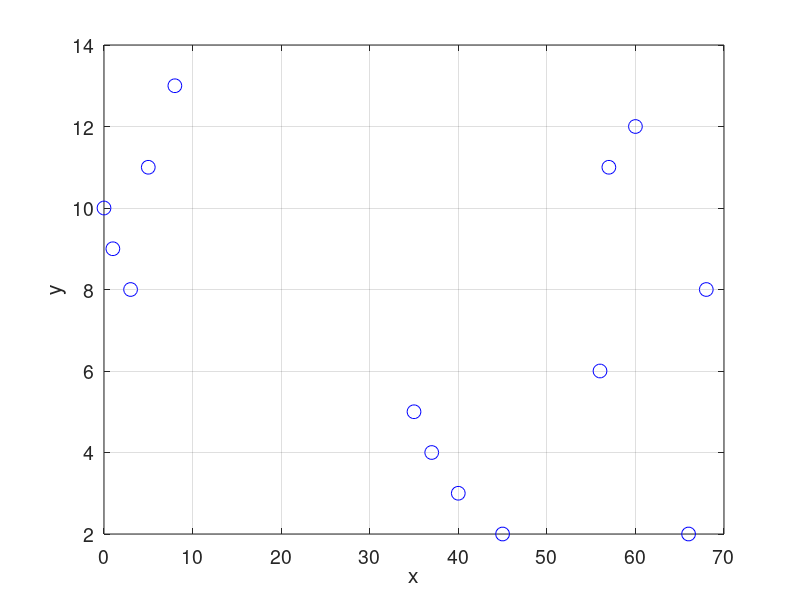

This chart was generated by the following MATLAB code: (Note: this script raises an error after producing the figure.)
% Supposedly one measures the variable x which is a function of 
% the variable y. This gives us two corresponding vectors of 
% measurements: "xData" for the x variable and "yData" for the y 
% variable. 
% To plot the measured data points, run the following block of 
% code. 

xData = [0; 1; 3; 5; 8; 35; 37; 40; 45; 56; 57; 60; 66; 68];
yData = [10; 9; 8; 11; 13; 5; 4; 3; 2; 6; 11; 12; 2; 8];
close all; figure(1); plot(xData, yData, 'bo', 'MarkerSize', 10);
xlabel('x'); ylabel('y'); set(gca, 'FontSize', 14); grid on;
clearvars; clc;   % Clearing variables and workspace is done at 
                          % or near the end of after each block of code for 
                          % the purposes of clarity of this tutorial. 


%                                           Page 1
%%%%%%%%%%%%%%%%%%%%%%%%%%%%%%%%


% Supposedly one wants to find the value of the y variable for 
% the missing integer values of the x variable in the [-5, 70] 
% interval. The ZFindFit function is a tool which can be used to 
% do just that. 
% Run the following block of code to visualize the missing values 
% of the y variable which were estimated using the ZFindFit 
% function with its default settings, i.e. without any of its various 
% optional parameters changed. 

xData = [0; 1; 3; 5; 8; 35; 37; 40; 45; 56; 57; 60; 66; 68];
yData = [10; 9; 8; 11; 13; 5; 4; 3; 2; 6; 11; 12; 2; 8];
xMissing = [-5; -4; -3; -2; -1; 2; 4; 6; 7; 9; 10; 11; 12; 13; 14; 15; ...
    16; 17; 18; 19; 20; 21; 22; 23; 24; 25; 26; 27; 28; 29; 30; 31; ...
    32; 33; 34; 36; 38; 39; 41; 42; 43; 44; 46; 47; 48; 49; 50; 51; ...
    52; 53; 54; 55; 58; 59; 61; 62; 63; 64; 65; 67; 69; ...
    70];   % The missing integer values of the x variable at which 
              % the y variable was not measured. 
yMissing = ZFindFit(xData, yData, xMissing);
close all; figure(1); hold on;
plot(xData, yData, 'bo', 'MarkerSize', 10);
plot(xMissing, yMissing, 'ro', 'MarkerSize', 10);
xlabel('x'); ylabel('y'); legend('Data points', ...
    'Points estimated using ZFindFit function');
set(gca, 'FontSize', 14); grid on; hold off;
clearvars -except xData yData xMissing yMissing; clc;


%                                           Page 2
%%%%%%%%%%%%%%%%%%%%%%%%%%%%%%%%


% With its default settings, the estimated missing values with the 
% ZFindFit function are calculated using linear interpolation 
% between the neighboring data points. 
% The estimation of the missing values can be done in three 
% ways, determined by the optional parameter "Type". The 
% possible settings of "Type" are "'A'", "'Spline'" and "'PolyFit'". 
% With the default setting "'A'", a piecewise interpolation 
% polynomial is used. The degree of the piecewise interpolation 
% polynomial can be set using the optional parameter 
% "PseudoAccuracy", the default value of which is "1" (hence 
% the linear interpolation with default settings). 
% Run the following block of code to see the impact of the 
% variation of the "PseudoAccuracy" parameter on the estimated 
% missing values of the y variable. 

xData = [0; 1; 3; 5; 8; 35; 37; 40; 45; 56; 57; 60; 66; 68];
yData = [10; 9; 8; 11; 13; 5; 4; 3; 2; 6; 11; 12; 2; 8];
xMissing = [-5; -4; -3; -2; -1; 2; 4; 6; 7; 9; 10; 11; 12; 13; 14; 15; ...
    16; 17; 18; 19; 20; 21; 22; 23; 24; 25; 26; 27; 28; 29; 30; 31; ...
    32; 33; 34; 36; 38; 39; 41; 42; 43; 44; 46; 47; 48; 49; 50; 51; ...
    52; 53; 54; 55; 58; 59; 61; 62; 63; 64; 65; 67; 69; ...
    70];   % The missing integer values of the x variable at which 
              % the y variable was not measured. 
close all;
psacc = 1;
yMissing1 = ZFindFit(xData, yData, xMissing, ...
    'PseudoAccuracy', psacc);   % PseudoAccuracy paramater 
                                                    % set to 1. 
figure(1); hold on;
plot(xData, yData, 'bo', 'MarkerSize', 10);
plot(xMissing, yMissing1, 'ro', 'MarkerSize', 10);
xlabel('x'); ylabel('y'); legend('Data points', ...
    'Points estimated using ZFindFit function');
set(gca, 'FontSize', 14); grid on; hold off;
title('"PseudoAccuracy" == "1"');
psacc = 2;
yMissing2 = ZFindFit(xData, yData, xMissing, ...
    'PseudoAccuracy', psacc);   % PseudoAccuracy paramater 
                                                    % set to 2. 
figure(2); hold on;
plot(xData, yData, 'bo', 'MarkerSize', 10);
plot(xMissing, yMissing2, 'ro', 'MarkerSize', 10);
xlabel('x'); ylabel('y'); legend('Data points', ...
    'Points estimated using ZFindFit function');
set(gca, 'FontSize', 14); grid on; hold off;
title('"PseudoAccuracy" == "2"');
psacc = 3;
yMissing3 = ZFindFit(xData, yData, xMissing, ...
    'PseudoAccuracy', psacc);   % PseudoAccuracy paramater 
                                                    % set to 3. 
figure(3); hold on;
plot(xData, yData, 'bo', 'MarkerSize', 10);
plot(xMissing, yMissing3, 'ro', 'MarkerSize', 10);
xlabel('x'); ylabel('y'); legend('Data points', ...
    'Points estimated using ZFindFit function');
set(gca, 'FontSize', 14); grid on; hold off;
title('"PseudoAccuracy" == "3"');
clearvars -except xData yData xMissing ...
    yMissing1 yMissing2 yMissing3; clc;


%                                           Page 3
%%%%%%%%%%%%%%%%%%%%%%%%%%%%%%%%


% With the "'A'" setting of the "Type" optional parameter, in 
% addition to the "PseudoAccuracy" optional parameter, the 
% "Mode" optional parameter can also be set. The possible 
% settings are either "0", "1", and "2", the default being "1". The 
% setting of the "Mode" parameter determines the method by 
% which the data points are selected and the boundaries are 
% calculated for each of the interpolation polynomials of the 
% piecewise interpolation polynomial function. 
% Generally, the variation of the "Mode" parameter only has an 
% impact when the data points are highly unequally spaced along 
% the abscissa coordinate, as is indeed the case with the 
% example presented in this tutorial. For further information, the 
% documentation of the ZFindFit function and its subfunctions 
% should be referred to. 
% Run the following block of code to see the impact of the 
% variation of the "Mode" parameter on the estimated values of 
% the y variable. The "PseudoAccuracy" parameter is set to "3" 
% for all cases. 

xData = [0; 1; 3; 5; 8; 35; 37; 40; 45; 56; 57; 60; 66; 68];
yData = [10; 9; 8; 11; 13; 5; 4; 3; 2; 6; 11; 12; 2; 8];
xMissing = [-5; -4; -3; -2; -1; 2; 4; 6; 7; 9; 10; 11; 12; 13; 14; 15; ...
    16; 17; 18; 19; 20; 21; 22; 23; 24; 25; 26; 27; 28; 29; 30; 31; ...
    32; 33; 34; 36; 38; 39; 41; 42; 43; 44; 46; 47; 48; 49; 50; 51; ...
    52; 53; 54; 55; 58; 59; 61; 62; 63; 64; 65; 67; 69; ...
    70];   % The missing integer values of the x variable at which 
              % the y variable was not measured. 
psacc = 3;   % Pseudo Accuracy paramater 
                     % set to 3. 
close all;
mode = 0;
yMissing0 = ZFindFit(xData, yData, xMissing, ...
    'PseudoAccuracy', psacc, ...
    'Mode', mode);   % Mode paramater set to 0. 
figure(1); hold on;
plot(xData, yData, 'bo', 'MarkerSize', 10);
plot(xMissing, yMissing0, 'ro', 'MarkerSize', 10);
xlabel('x'); ylabel('y'); legend('Data points', ...
    'Points estimated using ZFindFit function');
set(gca, 'FontSize', 14); grid on; hold off;
title('"Mode" == "0"');
mode = 1;
yMissing1 = ZFindFit(xData, yData, xMissing, ...
    'PseudoAccuracy', psacc, ...
    'Mode', mode);   % Mode paramater set to 1. 
figure(2); hold on;
plot(xData, yData, 'bo', 'MarkerSize', 10);
plot(xMissing, yMissing1, 'ro', 'MarkerSize', 10);
xlabel('x'); ylabel('y'); legend('Data points', ...
    'Points estimated using ZFindFit function');
set(gca, 'FontSize', 14); grid on; hold off;
title('"Mode" == "1"');
mode = 2;
yMissing2 = ZFindFit(xData, yData, xMissing, ...
    'PseudoAccuracy', psacc, ...
    'Mode', mode);   % Mode paramater set to 2. 
figure(3); hold on;
plot(xData, yData, 'bo', 'MarkerSize', 10);
plot(xMissing, yMissing2, 'ro', 'MarkerSize', 10);
xlabel('x'); ylabel('y'); legend('Data points', ...
    'Points estimated using ZFindFit function');
set(gca, 'FontSize', 14); grid on; hold off;
title('"Mode" == "2"');
clearvars -except xData yData xMissing ...
    yMissing0 yMissing1 yMissing2; clc;


%                                           Page 4
%%%%%%%%%%%%%%%%%%%%%%%%%%%%%%%%


% By setting the "Type" parameter to "'Spline'", the estimation of 
% the missing values is calculated using the cubic spline of the 
% data points. As the cubic spline is exactly determined for a 
% given set of data points, with the "'Spline'" setting of the 
% "Type" parameter, there are no optional parameters 
% "PseudoAccuracy" or "Mode". 
% Run the following block of code to estimate the missing 
% values of the y variable for the example given in this tutorial 
% using the "'Spline'" setting of the "Type" parameter. 

xData = [0; 1; 3; 5; 8; 35; 37; 40; 45; 56; 57; 60; 66; 68];
yData = [10; 9; 8; 11; 13; 5; 4; 3; 2; 6; 11; 12; 2; 8];
xMissing = [-5; -4; -3; -2; -1; 2; 4; 6; 7; 9; 10; 11; 12; 13; 14; 15; ...
    16; 17; 18; 19; 20; 21; 22; 23; 24; 25; 26; 27; 28; 29; 30; 31; ...
    32; 33; 34; 36; 38; 39; 41; 42; 43; 44; 46; 47; 48; 49; 50; 51; ...
    52; 53; 54; 55; 58; 59; 61; 62; 63; 64; 65; 67; 69; ...
    70];   % The missing integer values of the x variable at which 
              % the y variable was not measured. 
close all;
yMissingSpline = ZFindFit(xData, yData, xMissing, ...
    'Type', 'Spline');   % Setting the Type parameter to 'Spline'. 
figure(1); hold on;
plot(xData, yData, 'bo', 'MarkerSize', 10);
plot(xMissing, yMissingSpline, 'ro', 'MarkerSize', 10);
xlabel('x'); ylabel('y'); legend('Data points', ...
    'Points estimated using ZFindFit function');
set(gca, 'FontSize', 14); grid on; hold off;
title('"Type" == "''Spline''"');
clearvars -except xData yData xMissing yMissingSpline; clc;


%                                           Page 5
%%%%%%%%%%%%%%%%%%%%%%%%%%%%%%%%


% Alternatively, the "Type" parameter can be set to "'PolyFit'" in 
% order to estimate the missing values using the regression 
% polynomial of the data points. The order of the regression 
% polynomial must be specified using the required 
% "PolyDegree" parameter. As with the "'Spline'" setting of the 
% "Type" parameter, the optional parameters "PseudoAccuracy" 
% and "Mode" are not available. 
% As can be seen by running the block of code on Page 1, the 
% function y(x) appears to have four local extremes. Perhaps an 
% appropriate choice for the order of the regression polynomial 
% could thus be five. 
% Run the following block of code to estimate the missing 
% values of the y variable for the example given in this tutorial 
% using the "'PolyFit'" setting of the "Type" parameter. The 
% "PolyDegree" parameter is set to be "5" for reasons 
% discussed in the previous paragraph. 

xData = [0; 1; 3; 5; 8; 35; 37; 40; 45; 56; 57; 60; 66; 68];
yData = [10; 9; 8; 11; 13; 5; 4; 3; 2; 6; 11; 12; 2; 8];
xMissing = [-5; -4; -3; -2; -1; 2; 4; 6; 7; 9; 10; 11; 12; 13; 14; 15; ...
    16; 17; 18; 19; 20; 21; 22; 23; 24; 25; 26; 27; 28; 29; 30; 31; ...
    32; 33; 34; 36; 38; 39; 41; 42; 43; 44; 46; 47; 48; 49; 50; 51; ...
    52; 53; 54; 55; 58; 59; 61; 62; 63; 64; 65; 67; 69; ...
    70];   % The missing integer values of the x variable at which 
              % the y variable was not measured. 
close all;
PolyDegree = 5;   % Setting the degree of the regression 
                               % polynomial. 
yMissingPolyFit = ZFindFit(xData, yData, xMissing, ...
    'Type', 'PolyFit', ...   % Setting the Type parameter to 'PolyFit'. 
    PolyDegree);
figure(1); hold on;
plot(xData, yData, 'bo', 'MarkerSize', 10);
plot(xMissing, yMissingPolyFit, 'ro', 'MarkerSize', 10);
xlabel('x'); ylabel('y'); legend('Data points', ...
    'Points estimated using ZFindFit function');
set(gca, 'FontSize', 14); grid on; hold off;
title('"Type" == "''PolyFit''"');
clearvars -except xData yData xMissing yMissingPolyFit; clc;


%                                           Page 6
%%%%%%%%%%%%%%%%%%%%%%%%%%%%%%%%


% So far, the ZFitTutorial function has been used to estimate the 
% missing values of the y variable. After that, the estimated data 
% points along with the measured data points were plotted 
% manually. 
% With ZFitFunction, the function which is calculated to estimate 
% the missing data points as well as the measured (i.e. input) 
% data points can easily be visualized by specifying the index of 
% the Figure window in which the plot is to be performed. This 
% can be done by changing the optional "Figure" parameter from 
% its default value of "0" to a desired natural number. 
% Run the following block of code to visualize the data points 
% along an example of the ZFitTutorial function calculated curve 
% used for the missing data estimation for the example 
% presented in this tutorial in Figure 4. 

xData = [0; 1; 3; 5; 8; 35; 37; 40; 45; 56; 57; 60; 66; 68];
yData = [10; 9; 8; 11; 13; 5; 4; 3; 2; 6; 11; 12; 2; 8];
xMissing = [-5; -4; -3; -2; -1; 2; 4; 6; 7; 9; 10; 11; 12; 13; 14; 15; ...
    16; 17; 18; 19; 20; 21; 22; 23; 24; 25; 26; 27; 28; 29; 30; 31; ...
    32; 33; 34; 36; 38; 39; 41; 42; 43; 44; 46; 47; 48; 49; 50; 51; ...
    52; 53; 54; 55; 58; 59; 61; 62; 63; 64; 65; 67; 69; ...
    70];   % The missing integer values of the x variable at which 
              % the y variable was not measured. 
close all;
psacc = 3;   % PseudoAccuracy paramater set to 3. 
mode = 2;   % Mode paramater set to 2. 
figr = 4;
yMissing = ZFindFit(xData, yData, xMissing, ...
    'PseudoAccuracy', psacc, 'Mode', mode, ...
    'Figure', figr);   % Figure paramater set to 4. 
clearvars -except xData yData xMissing yMissing; clc;


%                                           Page 7
%%%%%%%%%%%%%%%%%%%%%%%%%%%%%%%%


% This completes the tutorial for the ZFindFit function. 
% For further questions, the documentation and the code of the 
% function and its subfunctions should be referred to. 


%                                           Page 8
%%%%%%%%%%%%%%%%%%%%%%%%%%%%%%%%